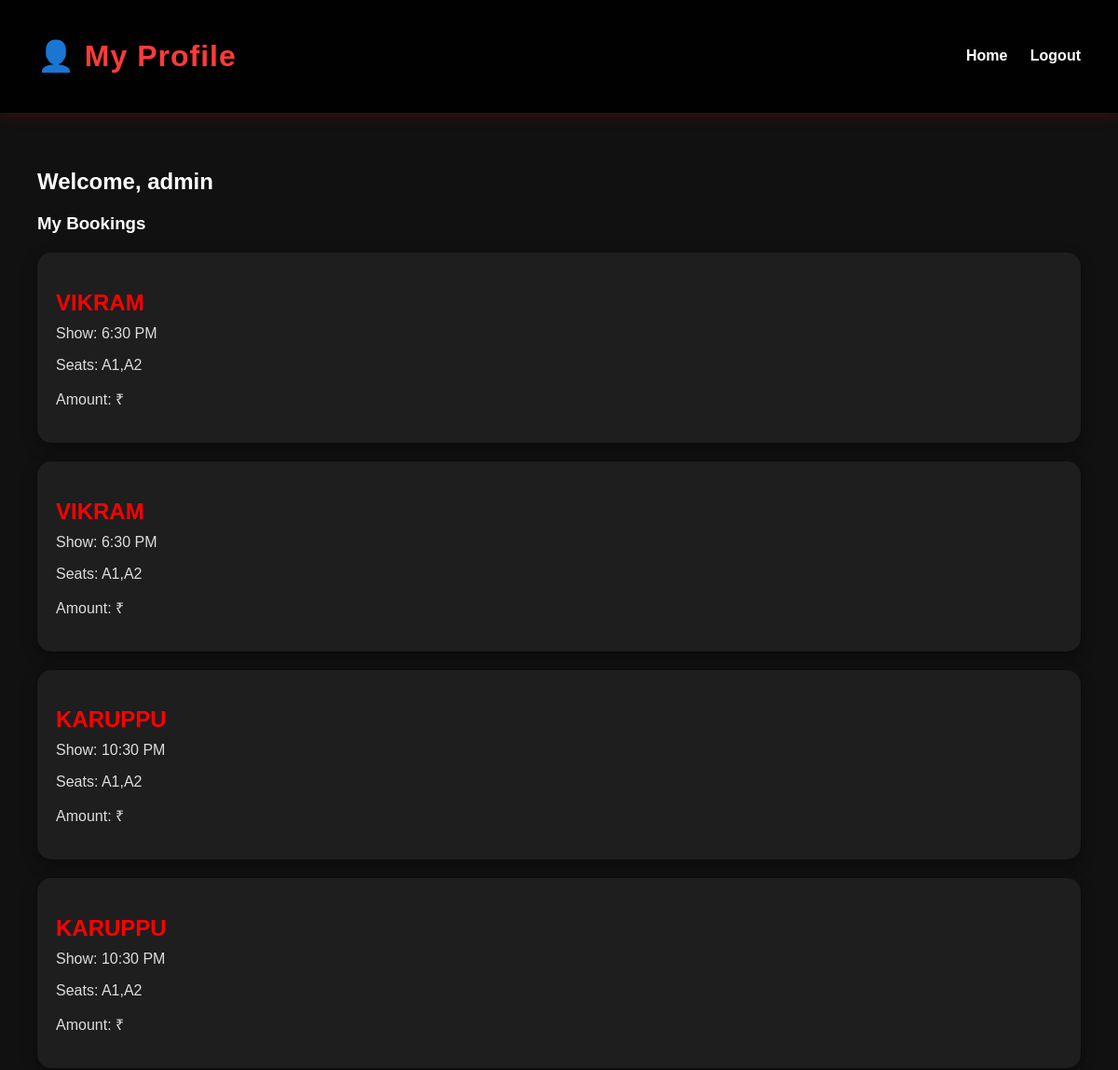
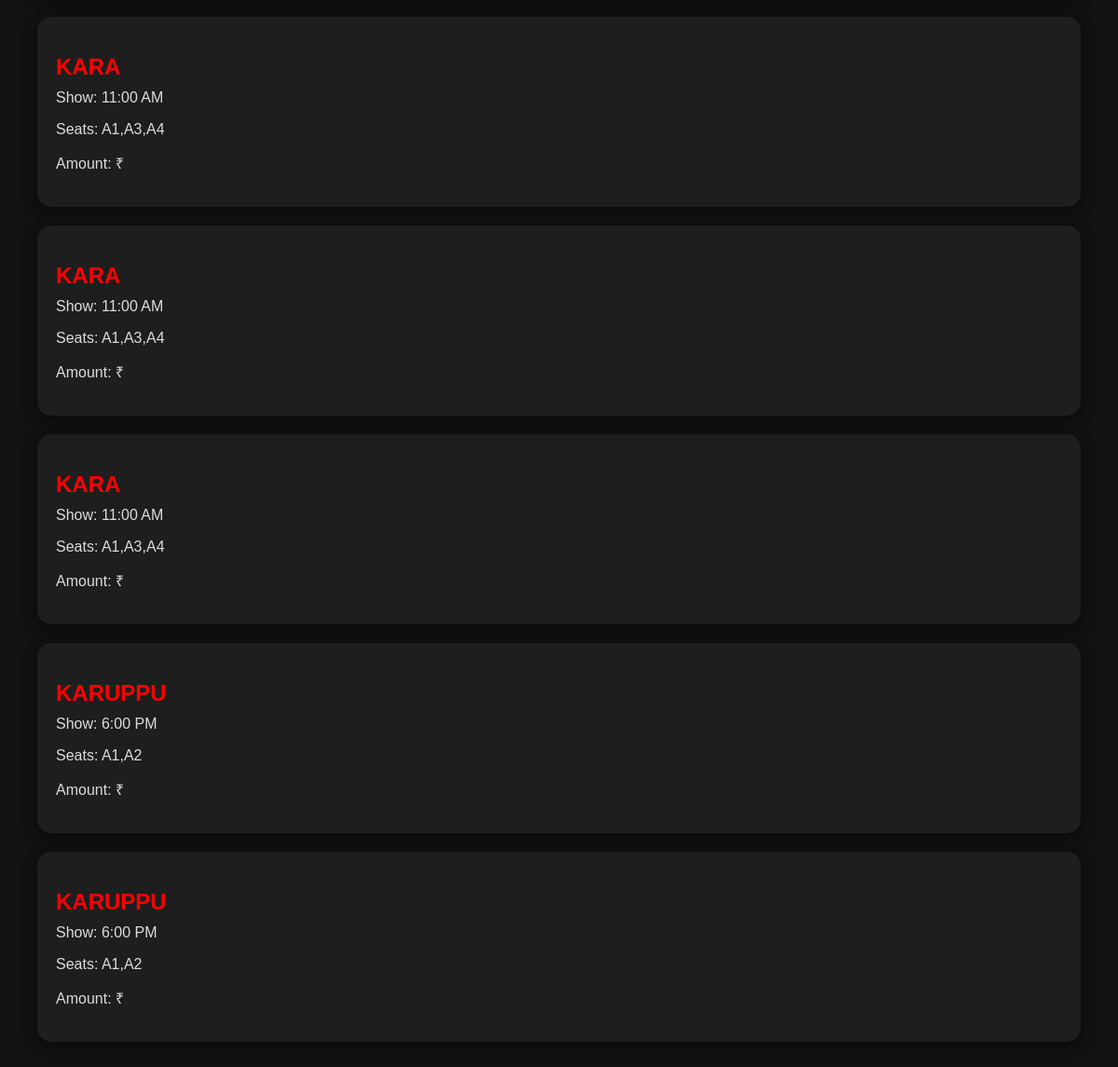
/accounts/profile/ (signed in), run on the app's committed database (2 pictures, top to bottom).
### bookings/models.py (models this page shows, shortened)
class Booking(models.Model):
    movie = models.ForeignKey(Movie, on_delete=models.CASCADE)
    show = models.ForeignKey(Show, on_delete=models.CASCADE)
    seat_number = models.CharField(
        max_length=10,
        null=True,
        blank=True,
        default=""
    )
    user = models.ForeignKey(User, on_delete=models.CASCADE)
    booked_at = models.DateTimeField(auto_now_add=True)

### movies/models.py (models this page shows, shortened)
class Movie(models.Model):
    title = models.CharField(max_length=200)
    description = models.TextField()
    image = models.ImageField(upload_to='movies/')
    duration = models.CharField(max_length=50)
    language = models.CharField(max_length=50)
    release_date = models.DateField()

class Show(models.Model):
    movie = models.ForeignKey(Movie, on_delete=models.CASCADE)
    timing = models.CharField(max_length=50)

### accounts/views.py (the view)
# urls.py: path('profile/', profile_view, name='profile'),
def profile_view(request):
    bookings = Booking.objects.filter(user=request.user)
    return render(request,
                  'profile.html',
                  {'bookings': bookings})

### templates/profile.html (shortened to what this page needs)
<!DOCTYPE html>
<html>
<head>
    <link rel="stylesheet" href="/static/css/style.css">
</head>
<body>
<div class="navbar">
    <h1>👤 My Profile</h1>
    <div class="nav-links">
        <a href="/home/">
            Home
        </a>
        <a href="{% url 'logout' %}">
            Logout
        </a>
    </div>
</div>
<div class="profile-container">
    <h2>
        Welcome, {{ request.user.username }}
    </h2>
    <h3>
        My Bookings
    </h3>
    {% for booking in bookings %}
        <div class="booking-card">
            <h2>{{ booking.movie.title }}</h2>
            <p>
                Show:
                {{ booking.show.timing }}
            </p>
            <p>
                Seats:
                {{ booking.seat_number }}
            </p>
            <p>
                Amount:
                ₹{{ booking.total_price }}
            </p>
        </div>
    {% empty %}
        <p>No bookings yet</p>
    {% endfor %}
</div>
</body>
</html>

### static/css/style.css (style rules this page uses)
body { margin:0; padding:0; background:#111; font-family:Arial; color:white; }
.navbar { background:rgba(0, 0, 0, 0.445); padding:20px; text-align:center; }
body { background:#111; font-family:Arial; }
html { scroll-behavior:smooth; }
.navbar { background:rgba(0,0,0,0.9); backdrop-filter:blur(10px); position:sticky; top:0; z-index:1000; box-shadow:0 2px 15px rgba(255,0,0,0.2); }
.navbar h1 { color:#ff3b3b; letter-spacing:1px; font-size:32px; }
.navbar { display:flex; justify-content:space-between; align-items:center; padding:20px 40px; }
.nav-links a { color:white; text-decoration:none; margin-left:20px; font-weight:bold; transition:0.3s; }
.profile-container { padding:40px; }
.booking-card { background:#1e1e1e; padding:20px; border-radius:15px; margin-top:20px; box-shadow:0 5px 15px rgba(0,0,0,0.4); }
.booking-card h2 { color:red; margin-bottom:10px; }
.booking-card p { color:#ddd; margin-top:8px; }

### data on the page
Booking: movie "VIKRAM", show.timing "6:30 PM", seat_number "A1,A2"
Booking: movie "VIKRAM", show.timing "6:30 PM", seat_number "A1,A2"
Booking: movie "KARUPPU", show.timing "10:30 PM", seat_number "A1,A2"
Booking: movie "KARUPPU", show.timing "10:30 PM", seat_number "A1,A2"
Booking: movie "KARA", show.timing "11:00 AM", seat_number "A1,A3,A4"
Booking: movie "KARA", show.timing "11:00 AM", seat_number "A1,A3,A4"
Booking: movie "KARA", show.timing "11:00 AM", seat_number "A1,A3,A4"
Booking: movie "KARUPPU", show.timing "6:00 PM", seat_number "A1,A2"
Booking: movie "KARUPPU", show.timing "6:00 PM", seat_number "A1,A2"

### other printed values
{{ request.user.username }} "admin"
